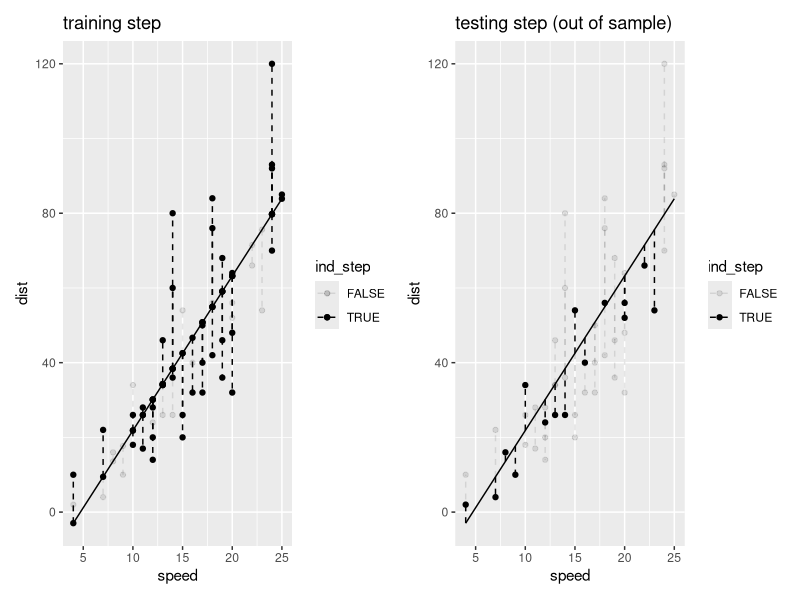

Write R code to recreate this figure. (Note: this script raises an error after producing the figure.)
## ---- chunk 1
knitr::opts_chunk$set(echo = TRUE)
options(tidyverse.quiet = TRUE)
## ---- chunk 2
library(tidyverse)


compute_split <- function(data, scales, seed = getOption("seed", 1999), step = getOption("tt_step", "train")){
  
  set.seed(seed)
  n <- nrow(data)
  n_train = (n*.7) |> round()
  which_train_num <- sample(1:n, size = n_train,  replace = F)
  
  data |> 
    mutate(train_test = ifelse(row_number() %in% which_train_num, "train", "test")) |>
    mutate(ind_step = train_test == step)

  
}

StatSplit <- ggproto("StatSplit", Stat,
                           compute_panel = compute_split,
                           default_aes = aes(alpha = after_stat(ind_step)))

cars |>
  rename(x = speed, y = dist) |>
  compute_split() |>
  head()



compute_split_lm <- function(data, scales, step = getOption("tt_step", "train")){
  
  data <- data |> compute_split(step = step)

  data$yend = data$y
  data$xend = data$x

  model <- lm(y ~ x, data = data |> filter(train_test == "train"))

  data$y = predict(model, data)

  data
}


StatLmSplit <- ggproto("StatLmSplit", Stat,
                        compute_panel = compute_split_lm,
                        default_aes = aes(alpha = after_stat(ind_step)))

cars |>
  rename(x = speed, y = dist) |>
  compute_split_lm() |>
  head()
## ---- chunk 3
# train
ggplot(cars) + 
  aes(speed, dist) +
  geom_point(stat = StatSplit) + # geom_point_train
  geom_line(stat = StatLmSplit, step = "test", alpha = 1) + 
  geom_point(stat = StatLmSplit) + 
  geom_segment(stat = StatLmSplit, lty = "dashed") + 
  labs(title = "training step") ->
p_test

# test
ggplot(cars) + 
  aes(speed, dist) +
  geom_point(stat = StatSplit, step = "test") + # geom_point_test
  geom_line(stat = StatLmSplit, step = "test", alpha = 1) + 
  geom_segment(stat = StatLmSplit, step = "test", lty = "dashed") + 
  labs(title = "testing step (out of sample)")  ->
p_train


library(patchwork)
p_test + p_train

## ---- chunk 4
compute_split_lm_se <- function(data, scales, step = getOption("tt_step", "train")){
  
  data <- data |> compute_split_lm(step = step)
  data

  data$residual = data$yend - data$y

  data$x = data$residual/2
  data$y = data$residual/2
  data$width = data$residual
  data$height = data$residual

  data |> select(train_test, residual, x, y, width, height, ind_step)
  
  }


cars |>
  rename(x = speed, y = dist) |>
  compute_split_lm_se() |>
  head()

StatLmSplitSE <- ggproto("StatLmSplitSE", Stat,
                        compute_panel = compute_split_lm_se,
                        default_aes = aes(alpha = after_stat(ind_step)))

ggplot(cars) +
  aes(speed, dist) +
  geom_rect(stat = StatLmSplitSE, linetype = "dashed") +
  coord_equal() +
  scale_alpha_discrete(range = c(0,.6)) ->
squared_error_train

ggplot(cars) +
  aes(speed, dist) +
  geom_rect(stat = StatLmSplitSE, step = "test", color = "black", linetype = "dashed") +
  coord_equal() +
  scale_alpha_discrete(range = c(0,.6)) ->
squared_error_test

squared_error_train + squared_error_test

## ---- chunk 5
compute_split_lm_rmse <- function(data, scales, step = getOption("tt_step", "train")){
  
  data <- data |> 
    compute_split_lm_se(step = step) |>
    group_by(ind_step, train_test) |>
    summarise(rmse = sqrt(mean(residual^2)))

  data$x = data$rmse/2
  data$y = data$rmse/2
  data$width = data$rmse
  data$height = data$rmse

  data |>
    select(train_test, rmse, x,y, width, height, ind_step)

}

cars |>
  rename(x = speed, y = dist) |>
  compute_split_lm_rmse() |>
  head()


StatLmSplitRMSE <- ggproto("StatLmSplitRMSE", Stat,
                        compute_panel = compute_split_lm_rmse,
                        default_aes = aes(alpha = after_stat(ind_step)))


ggplot(cars) +
  aes(speed, dist) +
  geom_rect(stat = StatLmSplitSE, linetype = "dashed", color = "black") +
  geom_rect(stat = StatLmSplitRMSE, fill = "blue") +
  coord_equal() +
  scale_alpha(range = c(0,.6)) ->
squared_error_train

ggplot(cars) +
  aes(speed, dist) +
  geom_rect(stat = StatLmSplitSE, step = "test", linetype = "dashed", color = "black") +
  geom_rect(stat = StatLmSplitRMSE, step = "test", fill = "blue") +
  coord_equal() +
  scale_alpha(range = c(0,.6)) ->
squared_error_test

squared_error_train + squared_error_test

layer_data(i = 2)
